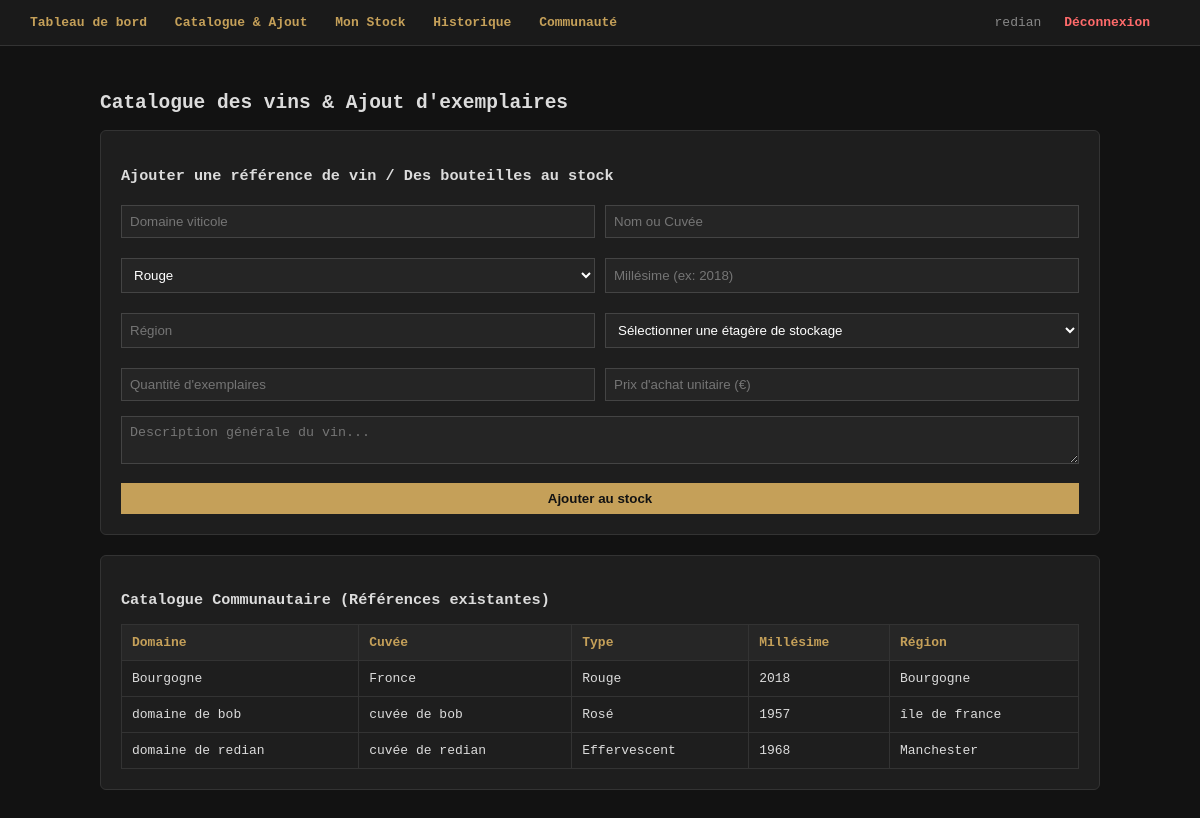
The app's page /catalog (signed in) with its own data.
### tables this page shows
CREATE TABLE vin_ref (
                id INTEGER PRIMARY KEY AUTOINCREMENT,
                domaine TEXT NOT NULL,
                nom TEXT NOT NULL,
                type TEXT NOT NULL,
                millesime INTEGER NOT NULL,
                region TEXT NOT NULL,
                description TEXT
            );

### app.py (the view)
@app.route('/catalog')
def catalog():
    if 'user_id' not in session:
        return redirect(url_for('index'))
    conn = get_db()
    cursor = conn.cursor()
    cursor.execute("SELECT * FROM vin_ref")
    vins = cursor.fetchall()
    cursor.execute("SELECT id FROM cave WHERE utilisateur_id = ?", (session['user_id'],))
    cave = cursor.fetchone()
    etageres = []
    if cave:
        cursor.execute("SELECT * FROM etagere WHERE cave_id = ?", (cave['id'],))
        etageres = cursor.fetchall()
    conn.close()
    return render_template('catalog.html', vins=vins, etageres=etageres)

### app.py (called while the page is built)
def get_db(): # Récupération de la base de donnée
    conn = sqlite3.connect(DB_NAME)
    conn.row_factory = sqlite3.Row
    return conn

### templates/catalog.html (shortened to what this page needs)
{% extends "base.html" %}
{% block content %}
<h2>Catalogue des vins & Ajout d'exemplaires</h2>
<div class="card">
    <h3>Ajouter une référence de vin / Des bouteilles au stock</h3>
    <form method="POST" action="/vin/add">
        <div style="display:grid; grid-template-columns: 1fr 1fr; gap:10px;">
            <input type="text" name="domaine" placeholder="Domaine viticole" required>
            <input type="text" name="nom" placeholder="Nom ou Cuvée" required>
            <select name="type" required>
                <option value="Rouge">Rouge</option>
            </select>
            <input type="number" name="millesime" placeholder="Millésime (ex: 2018)" required>
            <input type="text" name="region" placeholder="Région" required>
            <select name="etagere_id" required>
                <option value="">Sélectionner une étagère de stockage</option>
            </select>
            <input type="number" name="quantite" placeholder="Quantité d'exemplaires" min="1" required>
            <input type="number" step="0.01" name="prix_achat" placeholder="Prix d'achat unitaire (€)" required>
        </div>
        <textarea name="description" placeholder="Description générale du vin..." rows="2" style="margin-top:10px;"></textarea>
        <button type="submit" style="margin-top:10px; width:100%;">Ajouter au stock</button>
    </form>
</div>
<div class="card">
    <h3>Catalogue Communautaire (Références existantes)</h3>
    <table>
        <tr><th>Domaine</th><th>Cuvée</th><th>Type</th><th>Millésime</th><th>Région</th></tr>
        {% for v in vins %}
        <tr>
            <td>{{ v.domaine }}</td>
            <td>{{ v.nom }}</td>
            <td>{{ v.type }}</td>
            <td>{{ v.millesime }}</td>
            <td>{{ v.region }}</td>
        </tr>
        {% else %}
        <tr><td colspan="5" style="text-align:center; color:#777;">Aucun vin enregistré dans le catalogue.</td></tr>
        {% endfor %}
    </table>
</div>
{% endblock %}

### templates/base.html (style rules this page uses)
body { background-color: #121212; color: #dcdcdc; font-family: monospace; margin: 0; padding: 0; }
.card { background: #1e1e1e; border: 1px solid #333; padding: 20px; border-radius: 6px; margin-bottom: 20px; }
table { width: 100%; border-collapse: collapse; margin-top: 10px; }
th, td { border: 1px solid #333; padding: 10px; text-align: left; }
th { background: #262626; color: #c5a059; }
input, select, textarea { background: #252525; border: 1px solid #444; color: #fff; padding: 8px; margin: 5px 0; width: 100%; box-sizing: border-box; }
button { background: #c5a059; color: #121212; border: none; padding: 8px 15px; font-weight: bold; cursor: pointer; }

### records on screen
vin_ref: domaine "Bourgogne", nom "Fronce", type "Rouge", millesime "2018", region "Bourgogne"
vin_ref: domaine "domaine de bob", nom "cuvée de bob", type "Rosé", millesime "1957", region "île de france"
vin_ref: domaine "domaine de redian", nom "cuvée de redian", type "Effervescent", millesime "1968", region "Manchester"

### other values on screen
{{ session['username'] }} "redian"
